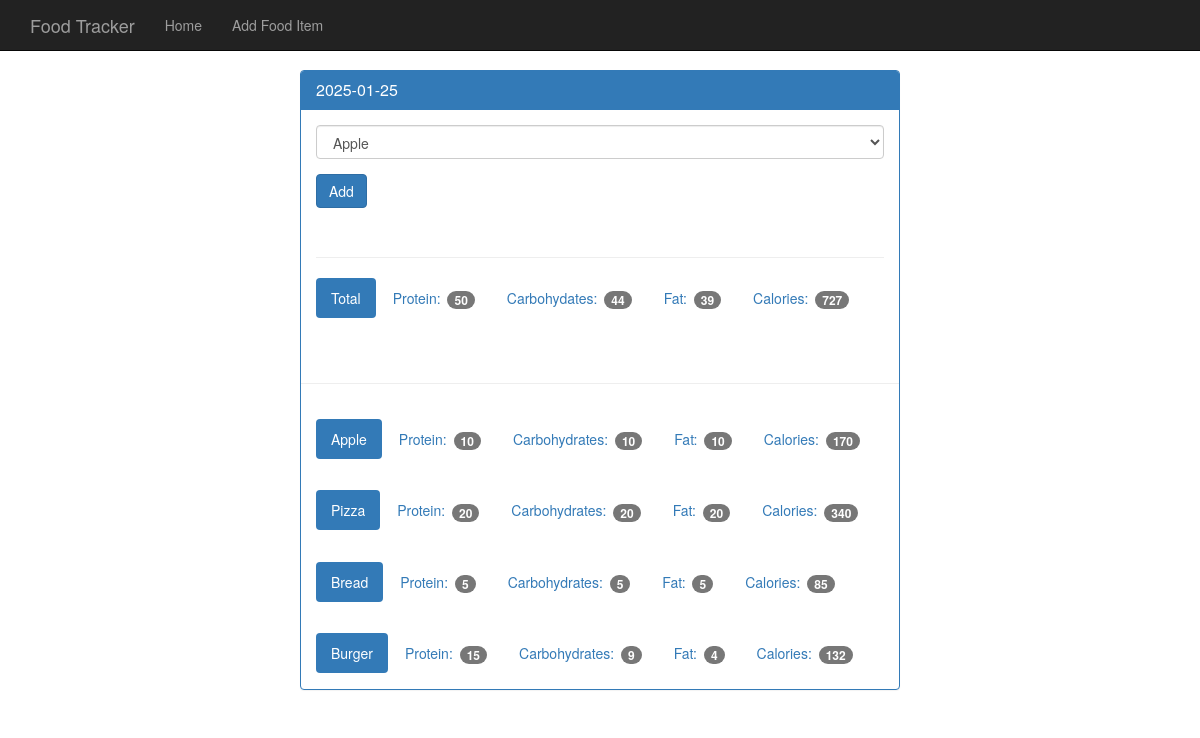
Screenshot of /view/2025-01-25 with the database file from the repository.
### tables this page shows
CREATE TABLE log_date (
    id integer primary key autoincrement,
    entry_date date not null
);

CREATE TABLE food (
    id integer primary key autoincrement,
    name text not null,
    protein integer not null,
    carbohydrates integer not null,
    fat integer not null,
    calories integer not null
);

### app.py (the view)
@app.route('/view/<date>', methods=["GET", "POST"])
def view(date):
    db = get_db()
    cur = db.execute('select id, entry_date from log_date where entry_date = ?', [date])
    date_result = cur.fetchone()
    if request.method == "POST":
        db.execute("insert into food_date (food_id, log_date_id) values (?, ?)",
                   [request.form["food-select"], date_result["id"]])
        db.commit()
    food_cur = db.execute("select id, name from food")
    food_results = food_cur.fetchall()
    log_cur = db.execute('select food.name, food.protein, food.carbohydrates, food.fat, food.calories '
                         'from log_date join food_date on food_date.log_date_id = log_date.id join '
                         'food on food.id = food_date.food_id where log_date.entry_date = ?', [date])
    log_results = log_cur.fetchall()
    totals = dict()
    totals["protein"] = 0
    totals["carbohydrates"] = 0
    totals["fat"] = 0
    totals["calories"] = 0
    for foods in log_results:
        totals["protein"] += foods["protein"]
        totals["carbohydrates"] += foods["carbohydrates"]
        totals["fat"] += foods["fat"]
        totals["calories"] += foods["calories"]
    return render_template("day.html",
                           pretty_date=date_result["entry_date"],
                           entry_date=date_result["entry_date"],
                           food_results=food_results,
                           log_results=log_results,
                           totals=totals)

### datebase.py (called while the page is built)
def connect_db():
    sql = sqlite3.connect('food_log.db')
    sql.row_factory = sqlite3.Row
    return sql

def get_db():
    if not hasattr(g, 'sqlite_db'):
        g.sqlite_db = connect_db()
    return g.sqlite_db

### templates/day.html
{% extends "base.html" %}
{% block body %}
    <div class="container theme-showcase col-sm-6 col-sm-offset-3" role="main">
      <div class="row">
        <div>
          <div class="panel panel-primary">
            <div class="panel-heading">
              <h3 class="panel-title">{{ pretty_date }}</h3>
            </div>
            <div class="panel-body">
              <form method="POST" action="{{ url_for('view', date=entry_date) }}">
                <div class="form-group">
                  <select class="form-control" name="food-select">
                      {% for food in food_results %}
                          <option value={{ food.id }}>{{ food.name }}</option>
                      {% endfor %}
                  </select>
                </div>
                <button type="submit" class="btn btn-primary">Add</button>
              </form>
              <div class="page-header"></div>
              <ul class="nav nav-pills" role="tablist">
                <li class="active"><a>Total</a></li>
                <li><a>Protein: <span class="badge">{{ totals.protein }}</span></a></li>
                <li><a>Carbohydates: <span class="badge">{{ totals.carbohydrates }}</span></a></li>
                <li><a>Fat: <span class="badge">{{ totals.fat }}</span></a></li>
                <li><a>Calories: <span class="badge">{{ totals.calories }}</span></a></li>
              </ul>
            </div>
            <div class="page-header"></div>
          {%  for food in log_results %}
            <div class="panel-body">
              <ul class="nav nav-pills" role="tablist">
                <li class="active"><a>{{ food.name }}</a></li>
                <li><a>Protein: <span class="badge">{{ food.protein }}</span></a></li>
                <li><a>Carbohydrates: <span class="badge">{{ food.carbohydrates}}</span></a></li>
                <li><a>Fat: <span class="badge">{{ food.fat }}</span></a></li>
                <li><a>Calories: <span class="badge">{{ food.calories }}</span></a></li>
              </ul>
            </div>
          {% endfor %}
          </div>
        </div>
      </div>
    </div>
{% endblock %}

### templates/base.html (shortened to what this page needs)
<!DOCTYPE html>
<html lang="en">
  <head>
    <link href="{{ url_for('static', filename='bootstrap.min.css') }}" rel="stylesheet">
    <link href="{{ url_for('static', filename='theme.css') }}" rel="stylesheet">
  </head>
   <nav class="navbar navbar-inverse navbar-fixed-top">
      <div class="container">
        <div class="navbar-header">
          <a class="navbar-brand" href="{{ url_for("index") }}">Food Tracker</a>
        </div>
        <div id="navbar" class="navbar-collapse collapse">
          <ul class="nav navbar-nav">
            <li><a href="{{ url_for("index") }}">Home</a></li>
            <li><a href="{{ url_for("food") }}">Add Food Item</a></li>
          </ul>
        </div>
      </div>
    </nav>
  <body>
    {% block body %} {% endblock %}
  </body>
</html>

### static/theme.css (style rules this page uses)
body { padding-top: 70px; padding-bottom: 30px; }

### rows the page displays
log_date: entry_date "2025-01-25"
food: name "Apple", protein "10", carbohydrates "10", fat "10", calories "170"
food: name "Pizza", protein "20", carbohydrates "20", fat "20", calories "340"
food: name "Bread", protein "5", carbohydrates "5", fat "5", calories "85"
food: name "Burger", protein "15", carbohydrates "9", fat "4", calories "132"

### other values shown
{{ totals.protein }} "50"
{{ totals.carbohydrates }} "44"
{{ totals.fat }} "39"
{{ totals.calories }} "727"
form field food-select "Apple"
